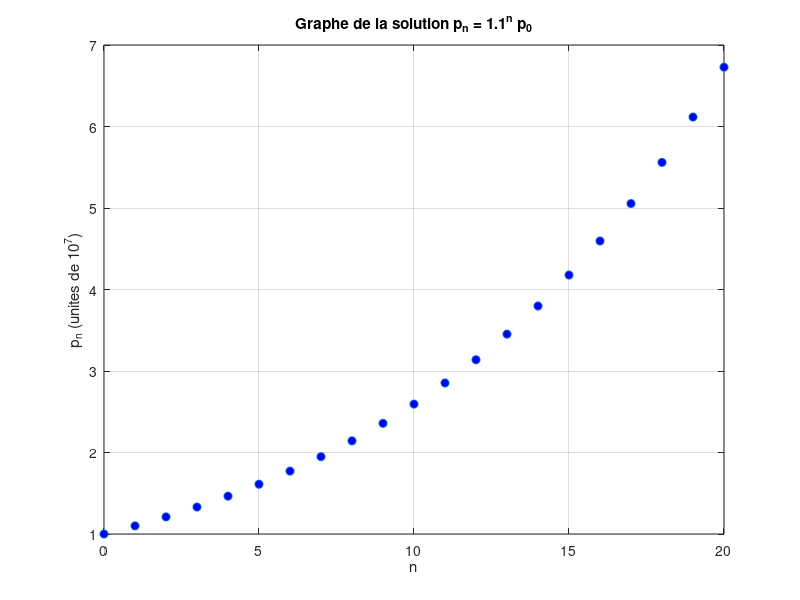

MATLAB code to generate this figure:
close all;

x=0:1:20;
y= 1.1.^x;
plot(x,y,'o','MarkerFaceColor', 'b')

grid on
xlabel('n')
ylabel('p_n (unites de 10^7)');
title('Graphe de la solution p_n = 1.1^n p_0')
